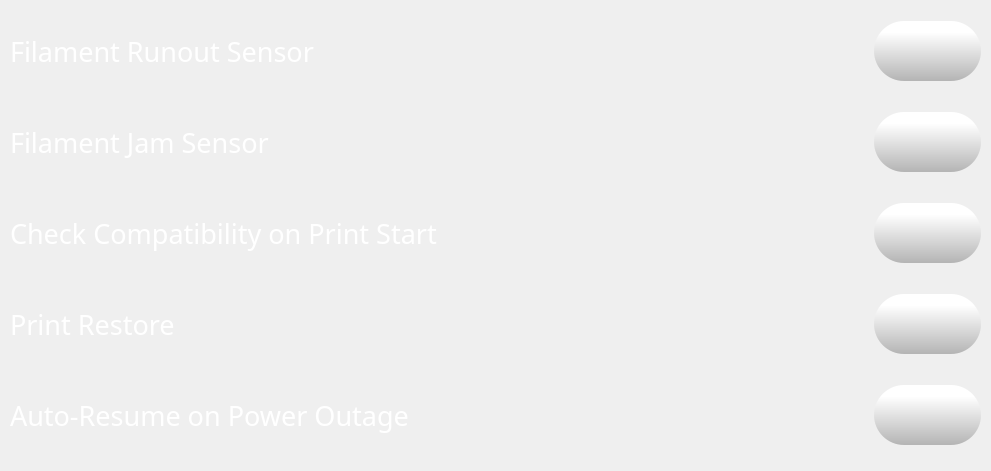
        <widget class="QWidget" name="scrollAreaWidgetContents_2">
         <property name="geometry">
          <rect>
           <x>0</x>
           <y>0</y>
           <width>991</width>
           <height>471</height>
          </rect>
         </property>
         <layout class="QVBoxLayout" name="verticalLayout_7">
          <property name="spacing">
           <number>10</number>
          </property>
          <property name="leftMargin">
           <number>10</number>
          </property>
          <property name="topMargin">
           <number>0</number>
          </property>
          <property name="rightMargin">
           <number>10</number>
          </property>
          <property name="bottomMargin">
           <number>5</number>
          </property>
          <item>
           <layout class="QHBoxLayout" name="horizontalLayout_7">
            <item>
             <widget class="QLabel" name="feedRateLabelControlPage_3">
              <property name="font">
               <font>
                <family>Montserrat</family>
                <pointsize>20</pointsize>
                <weight>50</weight>
                <bold>false</bold>
               </font>
              </property>
              <property name="styleSheet">
               <string notr="true">color: rgb(255, 255, 255);
background-color: rgba(255, 255, 255, 0);</string>
              </property>
              <property name="text">
               <string>Filament Runout Sensor</string>
              </property>
             </widget>
            </item>
            <item>
             <widget class="QPushButton" name="toggleFilamentRunoutButton">
              <property name="sizePolicy">
               <sizepolicy hsizetype="Fixed" vsizetype="Fixed">
                <horstretch>0</horstretch>
                <verstretch>0</verstretch>
               </sizepolicy>
              </property>
              <property name="minimumSize">
               <size>
                <width>107</width>
                <height>60</height>
               </size>
              </property>
              <property name="maximumSize">
               <size>
                <width>107</width>
                <height>60</height>
               </size>
              </property>
              <property name="styleSheet">
               <string notr="true">QPushButton {
    border: none; /* no border for a flat push button */
	background-color: qlineargradient(spread:pad, x1:0, y1:1, x2:0, y2:0.188, stop:0 rgba(180, 180, 180, 255), stop:1 rgba(255, 255, 255, 255));
 border-radius: 30px;

}

QPushButton:pressed {
    background-color: qlineargradient(x1: 0, y1: 0, x2: 0, y2: 1,
                                      stop: 0 #dadbde, stop: 1 #f6f7fa);
}

QPushButton:flat {
    border: none; /* no border for a flat push button */
}

QPushButton:default {
    border-color: navy; /* make the default button prominent */
}</string>
              </property>
              <property name="text">
               <string/>
              </property>
              <property name="icon">
               <iconset resource="../resources/resource.qrc">
                <normaloff>:/Icons/img/icons/switch-off.png</normaloff>
                <normalon>:/Icons/img/icons/switch-on.png</normalon>:/Icons/img/icons/switch-off.png</iconset>
              </property>
              <property name="iconSize">
               <size>
                <width>100</width>
                <height>100</height>
               </size>
              </property>
              <property name="checkable">
               <bool>true</bool>
              </property>
              <property name="checked">
               <bool>false</bool>
              </property>
             </widget>
            </item>
           </layout>
          </item>
          <item>
           <layout class="QHBoxLayout" name="horizontalLayout_8">
            <item>
             <widget class="QLabel" name="feedRateLabelControlPage_2">
              <property name="font">
               <font>
                <family>Montserrat</family>
                <pointsize>20</pointsize>
                <weight>50</weight>
                <bold>false</bold>
               </font>
              </property>
              <property name="styleSheet">
               <string notr="true">color: rgb(255, 255, 255);
background-color: rgba(255, 255, 255, 0);</string>
              </property>
              <property name="text">
               <string>Filament Jam Sensor</string>
              </property>
             </widget>
            </item>
            <item>
             <widget class="QPushButton" name="toggleFilamentJamButton">
              <property name="sizePolicy">
               <sizepolicy hsizetype="Fixed" vsizetype="Fixed">
                <horstretch>0</horstretch>
                <verstretch>0</verstretch>
               </sizepolicy>
              </property>
              <property name="minimumSize">
               <size>
                <width>107</width>
                <height>60</height>
               </size>
              </property>
              <property name="maximumSize">
               <size>
                <width>107</width>
                <height>60</height>
               </size>
              </property>
              <property name="styleSheet">
               <string notr="true">QPushButton {
    border: none; /* no border for a flat push button */
	background-color: qlineargradient(spread:pad, x1:0, y1:1, x2:0, y2:0.188, stop:0 rgba(180, 180, 180, 255), stop:1 rgba(255, 255, 255, 255));
 border-radius: 30px;

}

QPushButton:pressed {
    background-color: qlineargradient(x1: 0, y1: 0, x2: 0, y2: 1,
                                      stop: 0 #dadbde, stop: 1 #f6f7fa);
}

QPushButton:flat {
    border: none; /* no border for a flat push button */
}

QPushButton:default {
    border-color: navy; /* make the default button prominent */
}</string>
              </property>
              <property name="text">
               <string/>
              </property>
              <property name="icon">
               <iconset resource="../resources/resource.qrc">
                <normaloff>:/Icons/img/icons/switch-off.png</normaloff>
                <normalon>:/Icons/img/icons/switch-on.png</normalon>:/Icons/img/icons/switch-off.png</iconset>
              </property>
              <property name="iconSize">
               <size>
                <width>100</width>
                <height>100</height>
               </size>
              </property>
              <property name="checkable">
               <bool>true</bool>
              </property>
             </widget>
            </item>
           </layout>
          </item>
          <item>
           <layout class="QHBoxLayout" name="horizontalLayout_10">
            <item>
             <widget class="QLabel" name="feedRateLabelControlPage_5">
              <property name="font">
               <font>
                <family>Montserrat</family>
                <pointsize>20</pointsize>
                <weight>50</weight>
                <bold>false</bold>
               </font>
              </property>
              <property name="styleSheet">
               <string notr="true">color: rgb(255, 255, 255);
background-color: rgba(255, 255, 255, 0);</string>
              </property>
              <property name="text">
               <string>Check Compatibility on Print Start</string>
              </property>
             </widget>
            </item>
            <item>
             <widget class="QPushButton" name="toggleCheckPrintCompatibilityButton">
              <property name="sizePolicy">
               <sizepolicy hsizetype="Fixed" vsizetype="Fixed">
                <horstretch>0</horstretch>
                <verstretch>0</verstretch>
               </sizepolicy>
              </property>
              <property name="minimumSize">
               <size>
                <width>107</width>
                <height>60</height>
               </size>
              </property>
              <property name="maximumSize">
               <size>
                <width>107</width>
                <height>60</height>
               </size>
              </property>
              <property name="styleSheet">
               <string notr="true">QPushButton {
    border: none; /* no border for a flat push button */
	background-color: qlineargradient(spread:pad, x1:0, y1:1, x2:0, y2:0.188, stop:0 rgba(180, 180, 180, 255), stop:1 rgba(255, 255, 255, 255));
 border-radius: 30px;

}

QPushButton:pressed {
    background-color: qlineargradient(x1: 0, y1: 0, x2: 0, y2: 1,
                                      stop: 0 #dadbde, stop: 1 #f6f7fa);
}

QPushButton:flat {
    border: none; /* no border for a flat push button */
}

QPushButton:default {
    border-color: navy; /* make the default button prominent */
}</string>
              </property>
              <property name="text">
               <string/>
              </property>
              <property name="icon">
               <iconset resource="../resources/resource.qrc">
                <normaloff>:/Icons/img/icons/switch-off.png</normaloff>
                <normalon>:/Icons/img/icons/switch-on.png</normalon>:/Icons/img/icons/switch-off.png</iconset>
              </property>
              <property name="iconSize">
               <size>
                <width>100</width>
                <height>100</height>
               </size>
              </property>
              <property name="checkable">
               <bool>true</bool>
              </property>
             </widget>
            </item>
           </layout>
          </item>
          <item>
           <layout class="QHBoxLayout" name="horizontalLayout_11">
            <item>
             <widget class="QLabel" name="feedRateLabelControlPage_6">
              <property name="font">
               <font>
                <family>Montserrat</family>
                <pointsize>20</pointsize>
                <weight>50</weight>
                <bold>false</bold>
               </font>
              </property>
              <property name="styleSheet">
               <string notr="true">color: rgb(255, 255, 255);
background-color: rgba(255, 255, 255, 0);</string>
              </property>
              <property name="text">
               <string>Print Restore</string>
              </property>
             </widget>
            </item>
            <item>
             <widget class="QPushButton" name="togglePrintRestoreButton">
              <property name="sizePolicy">
               <sizepolicy hsizetype="Fixed" vsizetype="Fixed">
                <horstretch>0</horstretch>
                <verstretch>0</verstretch>
               </sizepolicy>
              </property>
              <property name="minimumSize">
               <size>
                <width>107</width>
                <height>60</height>
               </size>
              </property>
              <property name="maximumSize">
               <size>
                <width>107</width>
                <height>60</height>
               </size>
              </property>
              <property name="styleSheet">
               <string notr="true">QPushButton {
    border: none; /* no border for a flat push button */
	background-color: qlineargradient(spread:pad, x1:0, y1:1, x2:0, y2:0.188, stop:0 rgba(180, 180, 180, 255), stop:1 rgba(255, 255, 255, 255));
 border-radius: 30px;

}

QPushButton:pressed {
    background-color: qlineargradient(x1: 0, y1: 0, x2: 0, y2: 1,
                                      stop: 0 #dadbde, stop: 1 #f6f7fa);
}

QPushButton:flat {
    border: none; /* no border for a flat push button */
}

QPushButton:default {
    border-color: navy; /* make the default button prominent */
}</string>
              </property>
              <property name="text">
               <string/>
              </property>
              <property name="icon">
               <iconset resource="../resources/resource.qrc">
                <normaloff>:/Icons/img/icons/switch-off.png</normaloff>
                <normalon>:/Icons/img/icons/switch-on.png</normalon>:/Icons/img/icons/switch-off.png</iconset>
              </property>
              <property name="iconSize">
               <size>
                <width>100</width>
                <height>100</height>
               </size>
              </property>
              <property name="checkable">
               <bool>true</bool>
              </property>
             </widget>
            </item>
           </layout>
          </item>
          <item>
           <layout class="QHBoxLayout" name="horizontalLayout_9">
            <item>
             <widget class="QLabel" name="feedRateLabelControlPage_4">
              <property name="font">
               <font>
                <family>Montserrat</family>
                <pointsize>20</pointsize>
                <weight>50</weight>
                <bold>false</bold>
               </font>
              </property>
              <property name="styleSheet">
               <string notr="true">color: rgb(255, 255, 255);
background-color: rgba(255, 255, 255, 0);</string>
              </property>
              <property name="text">
               <string>Auto-Resume on Power Outage</string>
              </property>
             </widget>
            </item>
            <item>
             <widget class="QPushButton" name="toggleAutoResumeButton">
              <property name="sizePolicy">
               <sizepolicy hsizetype="Fixed" vsizetype="Fixed">
                <horstretch>0</horstretch>
                <verstretch>0</verstretch>
               </sizepolicy>
              </property>
              <property name="minimumSize">
               <size>
                <width>107</width>
                <height>60</height>
               </size>
              </property>
              <property name="maximumSize">
               <size>
                <width>107</width>
                <height>60</height>
               </size>
              </property>
              <property name="styleSheet">
               <string notr="true">QPushButton {
    border: none; /* no border for a flat push button */
	background-color: qlineargradient(spread:pad, x1:0, y1:1, x2:0, y2:0.188, stop:0 rgba(180, 180, 180, 255), stop:1 rgba(255, 255, 255, 255));
 border-radius: 30px;

}

QPushButton:pressed {
    background-color: qlineargradient(x1: 0, y1: 0, x2: 0, y2: 1,
                                      stop: 0 #dadbde, stop: 1 #f6f7fa);
}

QPushButton:flat {
    border: none; /* no border for a flat push button */
}

QPushButton:default {
    border-color: navy; /* make the default button prominent */
}</string>
              </property>
              <property name="text">
               <string/>
              </property>
              <property name="icon">
               <iconset resource="../resources/resource.qrc">
                <normaloff>:/Icons/img/icons/switch-off.png</normaloff>
                <normalon>:/Icons/img/icons/switch-on.png</normalon>:/Icons/img/icons/switch-off.png</iconset>
              </property>
              <property name="iconSize">
               <size>
                <width>100</width>
                <height>100</height>
               </size>
              </property>
              <property name="checkable">
               <bool>true</bool>
              </property>
             </widget>
            </item>
           </layout>
          </item>
         </layout>
        </widget>
